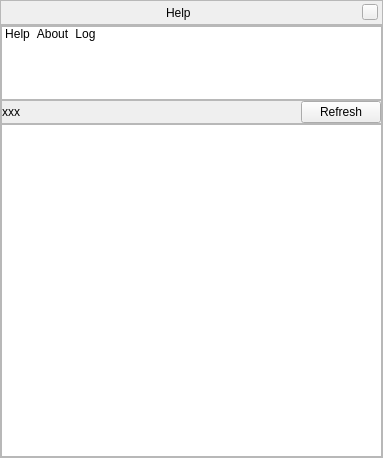
<?xml version="1.0" encoding="UTF-8"?>
<ui version="4.0">
 <class>helpDialogForm</class>
 <widget class="QWidget" name="helpDialogForm">
  <property name="geometry">
   <rect>
    <x>0</x>
    <y>0</y>
    <width>383</width>
    <height>458</height>
   </rect>
  </property>
  <property name="minimumSize">
   <size>
    <width>250</width>
    <height>250</height>
   </size>
  </property>
  <property name="windowTitle">
   <string>Form</string>
  </property>
  <property name="styleSheet">
   <string notr="true"/>
  </property>
  <layout class="QVBoxLayout" name="verticalLayout_3">
   <property name="spacing">
    <number>0</number>
   </property>
   <property name="margin">
    <number>0</number>
   </property>
   <item>
    <widget class="BarFrame" name="HelpBar">
     <property name="minimumSize">
      <size>
       <width>16</width>
       <height>25</height>
      </size>
     </property>
     <property name="maximumSize">
      <size>
       <width>16777215</width>
       <height>25</height>
      </size>
     </property>
     <property name="frameShape">
      <enum>QFrame::StyledPanel</enum>
     </property>
     <layout class="QHBoxLayout">
      <property name="leftMargin">
       <number>0</number>
      </property>
      <property name="topMargin">
       <number>0</number>
      </property>
      <property name="rightMargin">
       <number>4</number>
      </property>
      <property name="bottomMargin">
       <number>0</number>
      </property>
      <item>
       <spacer>
        <property name="orientation">
         <enum>Qt::Horizontal</enum>
        </property>
        <property name="sizeHint" stdset="0">
         <size>
          <width>40</width>
          <height>20</height>
         </size>
        </property>
       </spacer>
      </item>
      <item>
       <widget class="QLabel" name="stelWindowTitle">
        <property name="text">
         <string>Help</string>
        </property>
       </widget>
      </item>
      <item>
       <spacer>
        <property name="orientation">
         <enum>Qt::Horizontal</enum>
        </property>
        <property name="sizeHint" stdset="0">
         <size>
          <width>40</width>
          <height>20</height>
         </size>
        </property>
       </spacer>
      </item>
      <item>
       <widget class="QPushButton" name="closeStelWindow">
        <property name="minimumSize">
         <size>
          <width>16</width>
          <height>16</height>
         </size>
        </property>
        <property name="maximumSize">
         <size>
          <width>16</width>
          <height>16</height>
         </size>
        </property>
        <property name="focusPolicy">
         <enum>Qt::NoFocus</enum>
        </property>
        <property name="text">
         <string/>
        </property>
       </widget>
      </item>
     </layout>
    </widget>
   </item>
   <item>
    <widget class="QFrame" name="viewContent">
     <property name="frameShape">
      <enum>QFrame::StyledPanel</enum>
     </property>
     <property name="frameShadow">
      <enum>QFrame::Raised</enum>
     </property>
     <layout class="QVBoxLayout" name="verticalLayout_4">
      <property name="spacing">
       <number>0</number>
      </property>
      <property name="margin">
       <number>0</number>
      </property>
      <item>
       <widget class="QListWidget" name="stackListWidget">
        <property name="minimumSize">
         <size>
          <width>0</width>
          <height>74</height>
         </size>
        </property>
        <property name="maximumSize">
         <size>
          <width>16777215</width>
          <height>74</height>
         </size>
        </property>
        <property name="focusPolicy">
         <enum>Qt::NoFocus</enum>
        </property>
        <property name="verticalScrollBarPolicy">
         <enum>Qt::ScrollBarAlwaysOff</enum>
        </property>
        <property name="horizontalScrollBarPolicy">
         <enum>Qt::ScrollBarAlwaysOff</enum>
        </property>
        <property name="selectionMode">
         <enum>QAbstractItemView::SingleSelection</enum>
        </property>
        <property name="iconSize">
         <size>
          <width>50</width>
          <height>50</height>
         </size>
        </property>
        <property name="movement">
         <enum>QListView::Static</enum>
        </property>
        <property name="flow">
         <enum>QListView::LeftToRight</enum>
        </property>
        <property name="isWrapping" stdset="0">
         <bool>false</bool>
        </property>
        <property name="resizeMode">
         <enum>QListView::Adjust</enum>
        </property>
        <property name="layoutMode">
         <enum>QListView::SinglePass</enum>
        </property>
        <property name="spacing">
         <number>0</number>
        </property>
        <property name="viewMode">
         <enum>QListView::IconMode</enum>
        </property>
        <property name="uniformItemSizes">
         <bool>false</bool>
        </property>
        <property name="wordWrap">
         <bool>false</bool>
        </property>
        <property name="selectionRectVisible">
         <bool>false</bool>
        </property>
        <item>
         <property name="text">
          <string>Help</string>
         </property>
         <property name="icon">
          <iconset>
           <normalon>:/graphicGui/gui/tabicon-help.png</normalon>
          </iconset>
         </property>
        </item>
        <item>
         <property name="text">
          <string>About</string>
         </property>
         <property name="icon">
          <iconset>
           <normalon>:/graphicGui/gui/tabicon-info.png</normalon>
          </iconset>
         </property>
        </item>
        <item>
         <property name="text">
          <string>Log</string>
         </property>
        </item>
       </widget>
      </item>
      <item>
       <widget class="QStackedWidget" name="stackedWidget">
        <property name="currentIndex">
         <number>2</number>
        </property>
        <widget class="QWidget" name="page">
         <layout class="QVBoxLayout" name="verticalLayout_5">
          <property name="spacing">
           <number>0</number>
          </property>
          <property name="margin">
           <number>0</number>
          </property>
          <item>
           <widget class="QTextBrowser" name="helpBrowser">
            <property name="sizePolicy">
             <sizepolicy hsizetype="Expanding" vsizetype="Expanding">
              <horstretch>0</horstretch>
              <verstretch>0</verstretch>
             </sizepolicy>
            </property>
            <property name="palette">
             <palette>
              <active>
               <colorrole role="WindowText">
                <brush brushstyle="SolidPattern">
                 <color alpha="255">
                  <red>3</red>
                  <green>3</green>
                  <blue>3</blue>
                 </color>
                </brush>
               </colorrole>
               <colorrole role="Text">
                <brush brushstyle="SolidPattern">
                 <color alpha="255">
                  <red>3</red>
                  <green>3</green>
                  <blue>3</blue>
                 </color>
                </brush>
               </colorrole>
              </active>
              <inactive>
               <colorrole role="WindowText">
                <brush brushstyle="SolidPattern">
                 <color alpha="255">
                  <red>3</red>
                  <green>3</green>
                  <blue>3</blue>
                 </color>
                </brush>
               </colorrole>
               <colorrole role="Text">
                <brush brushstyle="SolidPattern">
                 <color alpha="255">
                  <red>3</red>
                  <green>3</green>
                  <blue>3</blue>
                 </color>
                </brush>
               </colorrole>
              </inactive>
              <disabled>
               <colorrole role="WindowText">
                <brush brushstyle="SolidPattern">
                 <color alpha="255">
                  <red>3</red>
                  <green>3</green>
                  <blue>3</blue>
                 </color>
                </brush>
               </colorrole>
               <colorrole role="Text">
                <brush brushstyle="SolidPattern">
                 <color alpha="255">
                  <red>3</red>
                  <green>3</green>
                  <blue>3</blue>
                 </color>
                </brush>
               </colorrole>
              </disabled>
             </palette>
            </property>
            <property name="mouseTracking">
             <bool>true</bool>
            </property>
            <property name="contextMenuPolicy">
             <enum>Qt::DefaultContextMenu</enum>
            </property>
            <property name="acceptDrops">
             <bool>false</bool>
            </property>
            <property name="styleSheet">
             <string notr="true"/>
            </property>
            <property name="openExternalLinks">
             <bool>true</bool>
            </property>
           </widget>
          </item>
         </layout>
        </widget>
        <widget class="QWidget" name="page_2">
         <layout class="QVBoxLayout" name="verticalLayout_2">
          <property name="spacing">
           <number>0</number>
          </property>
          <property name="margin">
           <number>0</number>
          </property>
          <item>
           <widget class="QTextBrowser" name="aboutBrowser">
            <property name="openExternalLinks">
             <bool>true</bool>
            </property>
           </widget>
          </item>
         </layout>
        </widget>
        <widget class="QWidget" name="page_3">
         <layout class="QVBoxLayout" name="verticalLayout">
          <property name="spacing">
           <number>0</number>
          </property>
          <property name="margin">
           <number>0</number>
          </property>
          <item>
           <widget class="QFrame" name="frame">
            <property name="frameShape">
             <enum>QFrame::StyledPanel</enum>
            </property>
            <property name="frameShadow">
             <enum>QFrame::Raised</enum>
            </property>
            <layout class="QHBoxLayout" name="horizontalLayout">
             <property name="spacing">
              <number>0</number>
             </property>
             <property name="margin">
              <number>0</number>
             </property>
             <item>
              <widget class="QLabel" name="logPathLabel">
               <property name="text">
                <string notr="true">xxx</string>
               </property>
               <property name="scaledContents">
                <bool>false</bool>
               </property>
               <property name="wordWrap">
                <bool>true</bool>
               </property>
              </widget>
             </item>
             <item>
              <spacer name="horizontalSpacer">
               <property name="orientation">
                <enum>Qt::Horizontal</enum>
               </property>
               <property name="sizeHint" stdset="0">
                <size>
                 <width>40</width>
                 <height>20</height>
                </size>
               </property>
              </spacer>
             </item>
             <item>
              <widget class="QPushButton" name="refreshButton">
               <property name="text">
                <string>Refresh</string>
               </property>
              </widget>
             </item>
            </layout>
           </widget>
          </item>
          <item>
           <widget class="QTextBrowser" name="logBrowser">
            <property name="font">
             <font>
              <family>Lucida Console</family>
              <kerning>false</kerning>
             </font>
            </property>
            <property name="horizontalScrollBarPolicy">
             <enum>Qt::ScrollBarAlwaysOff</enum>
            </property>
            <property name="lineWrapMode">
             <enum>QTextEdit::WidgetWidth</enum>
            </property>
            <property name="acceptRichText">
             <bool>false</bool>
            </property>
            <property name="textInteractionFlags">
             <set>Qt::TextSelectableByKeyboard|Qt::TextSelectableByMouse</set>
            </property>
            <property name="openLinks">
             <bool>false</bool>
            </property>
           </widget>
          </item>
         </layout>
        </widget>
       </widget>
      </item>
     </layout>
    </widget>
   </item>
  </layout>
 </widget>
 <customwidgets>
  <customwidget>
   <class>BarFrame</class>
   <extends>QFrame</extends>
   <header>Dialog.hpp</header>
   <container>1</container>
  </customwidget>
 </customwidgets>
 <resources>
  <include location="../../data/mainRes.qrc"/>
 </resources>
 <connections/>
</ui>
